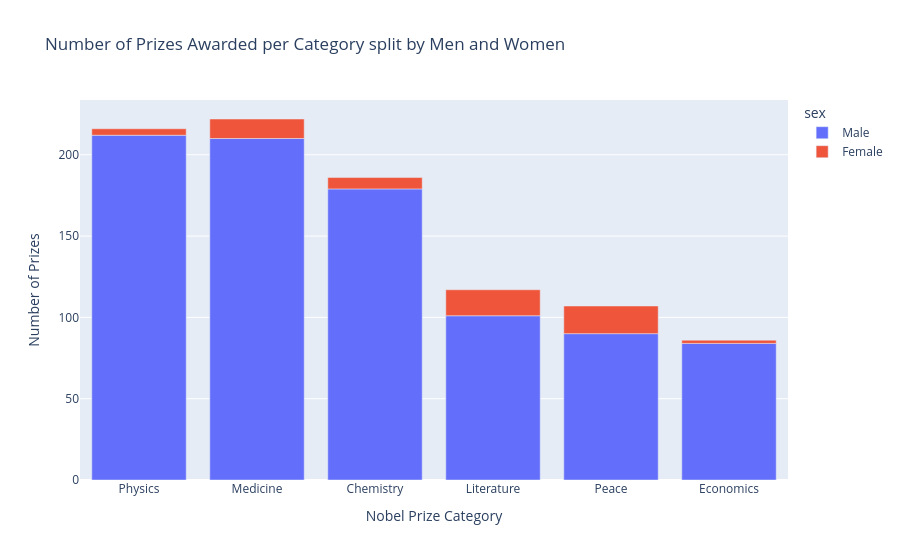

The cell this chart's notebook holds for it:
### Code cell
bar = px.bar(cat_men_women,
             x="category", 
             y="prize", 
             color="sex",
             title='Number of Prizes Awarded per Category split by Men and Women')

bar.update_layout(xaxis_title='Nobel Prize Category', 
                  yaxis_title='Number of Prizes')

bar.show()

### Figure 1 — Plotly figure (JSON) as saved in the notebook; plotly's stock layout.template omitted (floating-point values rounded to 4 significant figures)
{"data": [{"hovertemplate": "sex=Male<br>category=%{x}<br>prize=%{y}<extra></extra>", "legendgroup": "Male", "marker": {"color": "#636efa", "pattern": {"shape": ""}}, "name": "Male", "orientation": "v", "showlegend": true, "textposition": "auto", "type": "bar", "x": ["Physics", "Medicine", "Chemistry", "Literature", "Peace", "Economics"], "xaxis": "x", "y": [212, 210, 179, 101, 90, 84], "yaxis": "y"}, {"hovertemplate": "sex=Female<br>category=%{x}<br>prize=%{y}<extra></extra>", "legendgroup": "Female", "marker": {"color": "#EF553B", "pattern": {"shape": ""}}, "name": "Female", "orientation": "v", "showlegend": true, "textposition": "auto", "type": "bar", "x": ["Peace", "Literature", "Medicine", "Chemistry", "Physics", "Economics"], "xaxis": "x", "y": [17, 16, 12, 7, 4, 2], "yaxis": "y"}], "layout": {"barmode": "relative", "legend": {"title": {"text": "sex"}, "tracegroupgap": 0}, "title": {"text": "Number of Prizes Awarded per Category split by Men and Women"}, "xaxis": {"anchor": "y", "domain": [0, 1], "title": {"text": "Nobel Prize Category"}}, "yaxis": {"anchor": "x", "domain": [0, 1], "title": {"text": "Number of Prizes"}}}}
